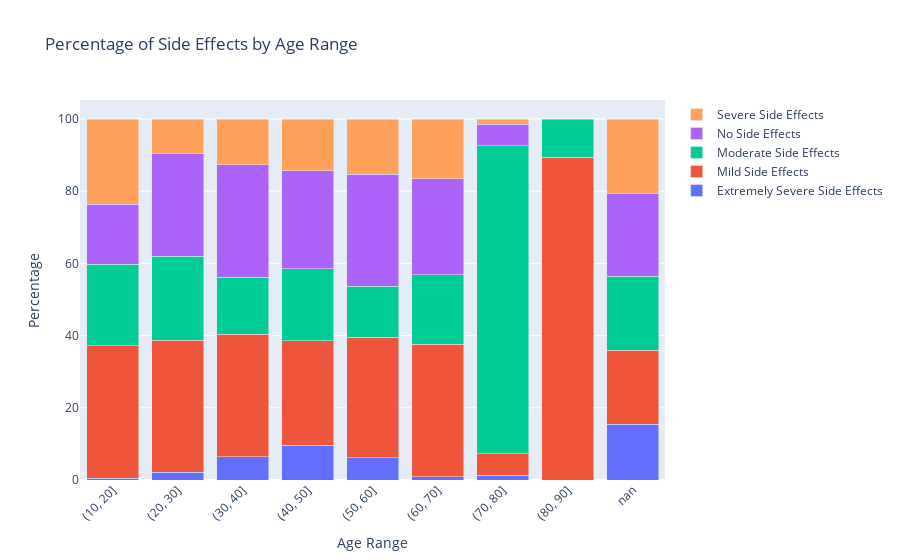

Notebook code for this chart:
### Code cell
data['Age Range'] = data['Age Range'].astype(str)

# Group the data by age range and side effects, and count the number of occurrences
grouped_data = data.groupby(['Age Range', 'SIDE EFFECTS']).size().unstack()

# Calculate the percentage values
row_sums = grouped_data.sum(axis=1)
percentage_data = grouped_data.div(row_sums, axis=0) * 100

# Create a stacked bar plot using Plotly
fig = go.Figure()

# Add bars for each side effect in each age range with percentage values
for col in percentage_data.columns:
    fig.add_trace(go.Bar(x=percentage_data.index, y=percentage_data[col], name=col))

# Update the layout of the figure
fig.update_layout(barmode='stack', xaxis_title='Age Range', yaxis_title='Percentage',
                  title='Percentage of Side Effects by Age Range')

# Rotate x-axis labels if needed
fig.update_layout(xaxis_tickangle=-45)

# Display the plot
fig.show()

### Figure 1 — Plotly figure (JSON) as saved in the notebook; plotly's stock layout.template omitted (floating-point values rounded to 4 significant figures)
{"data": [{"name": "Extremely Severe Side Effects", "type": "bar", "x": ["(10, 20]", "(20, 30]", "(30, 40]", "(40, 50]", "(50, 60]", "(60, 70]", "(70, 80]", "(80, 90]", "nan"], "y": [0.4596, 2.206, 6.415, 9.673, 6.204, 0.8401, 1.32, null, 15.38]}, {"name": "Mild Side Effects", "type": "bar", "x": ["(10, 20]", "(20, 30]", "(30, 40]", "(40, 50]", "(50, 60]", "(60, 70]", "(70, 80]", "(80, 90]", "nan"], "y": [36.79, 36.54, 33.9, 28.94, 33.28, 36.82, 5.941, 89.47, 20.51]}, {"name": "Moderate Side Effects", "type": "bar", "x": ["(10, 20]", "(20, 30]", "(30, 40]", "(40, 50]", "(50, 60]", "(60, 70]", "(70, 80]", "(80, 90]", "nan"], "y": [22.52, 23.22, 15.81, 19.97, 14.13, 19.18, 85.4, 10.53, 20.51]}, {"name": "No Side Effects", "type": "bar", "x": ["(10, 20]", "(20, 30]", "(30, 40]", "(40, 50]", "(50, 60]", "(60, 70]", "(70, 80]", "(80, 90]", "nan"], "y": [16.58, 28.41, 31.24, 27.05, 31.02, 26.55, 5.941, null, 23.08]}, {"name": "Severe Side Effects", "type": "bar", "x": ["(10, 20]", "(20, 30]", "(30, 40]", "(40, 50]", "(50, 60]", "(60, 70]", "(70, 80]", "(80, 90]", "nan"], "y": [23.66, 9.626, 12.63, 14.36, 15.36, 16.61, 1.403, null, 20.51]}], "layout": {"barmode": "stack", "title": {"text": "Percentage of Side Effects by Age Range"}, "xaxis": {"tickangle": -45, "title": {"text": "Age Range"}}, "yaxis": {"title": {"text": "Percentage"}}}}
